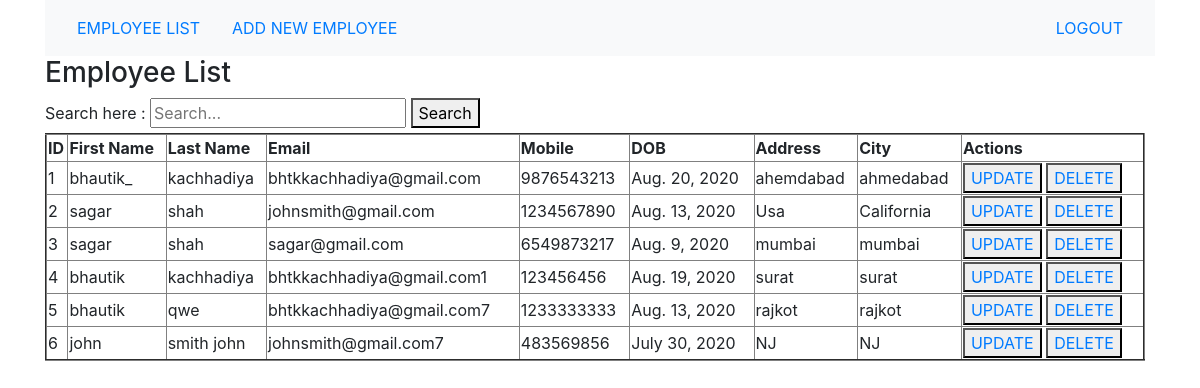
/manager_app/employee_list/ (signed in), run on the app's committed database.
### manager_app/models.py (models this page shows, shortened)
class Employee(models.Model):
    first_name = models.CharField(max_length=50)
    last_name = models.CharField(max_length=50)
    email = models.EmailField(unique=True,max_length=254)
    mobile_regex = RegexValidator(regex = r'^\+?1?\d{9,15}$',message="Phone number must be entered in the formet: '+999999999999'.up to 15 digits allowed.")
    mobile = models.CharField(
        validators=[mobile_regex], max_length=17, blank=True, unique = True)
    dob = models.DateField()
    address = models.TextField()
    city = models.CharField(max_length=50)

### manager_app/views.py (the view)
class EmployeeList(ListView,LoginRequiredMixin):
    try:
        login_url = 'manager_app:login'
        model = models.Employee
        template_name = 'employee_list.html'
        context_object_name = 'employees'
    except Exception:
        print('Exception Occurs in Employee List')

### manager_app/templates/employee_list.html
{%include 'base.html'%}
{% load bootstrap3%}
{% if user.is_authenticated %}
<div class="container">
    <h3>Employee List</h3>
    <div>
        <form action="{%url 'manager_app:search'%}" method="GET">
            <label for="search">Search here : </label>
            <input id = "search" placeholder="Search..." type="text" name="search">
            <button type="submit">Search</button>
        </form>
    </div>
    <table border="2" width = 1100px>
        <th>ID</th>
        <th>First Name</th>
        <th>Last Name</th>
        <th>Email</th>
        <th>Mobile</th>
        <th>DOB</th>
        <th>Address</th>
        <th>City</th>
        <th>Actions</th>
        {% for employee in employees %}
            <tr>
                <td>{{employee.pk}}</td>
                <td>{{employee.first_name}}</td>
                <td>{{employee.last_name}}</td>
                <td>{{employee.email}}</td>
                <td>{{employee.mobile}}</td>
                <td>{{employee.dob}}</td>
                <td>{{employee.address}}</td>
                <td>{{employee.city}}</td>
                <td><button><a href="{% url 'manager_app:update_employee' pk=employee.pk%}">UPDATE</a></button>
                <button><a href="{% url 'manager_app:delete_employee' pk=employee.pk%}">DELETE</a></button></td>
            </tr>
        {% endfor %}
    </table>
</div>
{% else  %}
<h2>Please Login or SignUp To Explore More.</h2>
{%endif%}

### manager_app/templates/base.html (shortened to what this page needs)
<!DOCTYPE html>
{% load static %}
<html lang="en">
<head>
    <link rel="stylesheet" href="{% static 'css/bootstrap.min.css' %}">
</head>
<body>
    <div class="container">
        <nav class="navbar navbar-expand-lg navbar-light bg-light">
            {% if user.is_authenticated %}
            <a class="navbar" href="{% url 'manager_app:employee_list'%}">EMPLOYEE LIST</a>
            <a class="navbar" href="{% url 'manager_app:new_employee'%}">ADD NEW EMPLOYEE</a>
            <a class="navbar ml-auto" href="{% url 'manager_app:logout'%}">LOGOUT</a>
            {% else %}
            <a class="navbar" href="{% url 'index'%}">HOME</a>
            <a class="navbar-nav ml-auto" href="{%url 'manager_app:signup'%}">REGISTER</a>
            <a class="navbar" href="{%url 'manager_app:login'%}">LOGIN</a>
            {% endif %}
        </nav>
    </div>
</body>
</html>

### data on the page
Employee: pk "1", first_name "bhautik_", last_name "kachhadiya", email "bhtkkachhadiya@gmail.com", mobile "9876543213", dob "Aug. 20, 2020", address "ahemdabad", city "ahmedabad"
Employee: pk "2", first_name "sagar", last_name "shah", email "johnsmith@gmail.com", mobile "1234567890", dob "Aug. 13, 2020", address "Usa", city "California"
Employee: pk "3", first_name "sagar", last_name "shah", email "sagar@gmail.com", mobile "6549873217", dob "Aug. 9, 2020", address "mumbai", city "mumbai"
Employee: pk "4", first_name "bhautik", last_name "kachhadiya", email "bhtkkachhadiya@gmail.com1", mobile "123456456", dob "Aug. 19, 2020", address "surat", city "surat"
Employee: pk "5", first_name "bhautik", last_name "qwe", email "bhtkkachhadiya@gmail.com7", mobile "1233333333", dob "Aug. 13, 2020", address "rajkot", city "rajkot"
Employee: pk "6", first_name "john", last_name "smith john", email "johnsmith@gmail.com7", mobile "483569856", dob "July 30, 2020", address "NJ", city "NJ"
